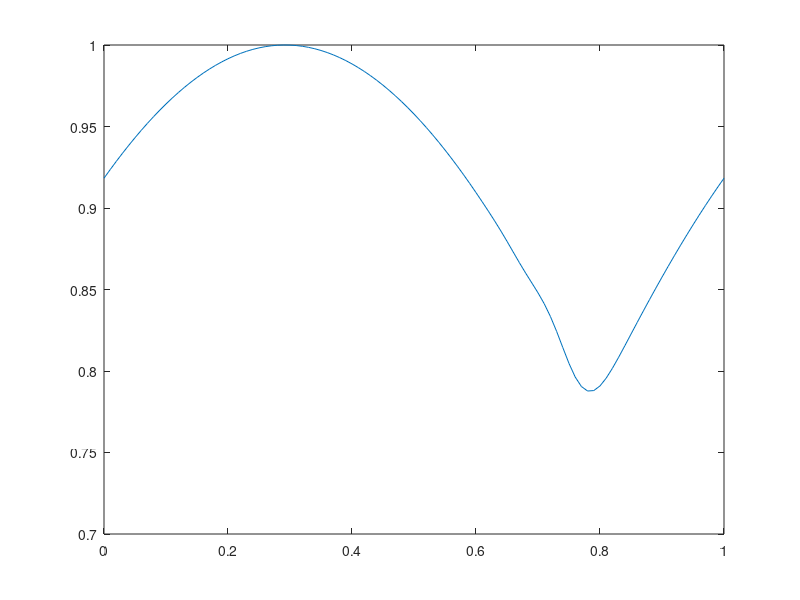

Recreate this plot in MATLAB.
%%%%%%%%%%%%%%%%%%%%%%%%%%%%%%%%%%%%%%%%%%%%%%%%%%%%%%%%%%%%%%%%%%%%%%%%%%
% Description: This script implements the Lax Wendroff method to 
% numerically solve the scalar advection equation u_t + au_x = 0. 
% It stores all the parameters that define the desired 
% method.  Stable provided mu=abs(ak/h)<=1 
% Lax Friedrichs scheme
% u_new(j) = (u_old(j-1)+u_old(j+1))/2 - (mu/2)*(u_old(j+1)-u_old(j-1))

% parameters:
%   t0:intitial time
%   tf:final time
%   L:number of spatial grid points 
%   N: number of time grid points
%   f: function that gives inital data
%%%%%%%%%%%%%%%%%%%%%%%%%%%%%%%%%%%%%%%%%%%%%%%%%%%%%%%%%%%%%%%%%%%%%%%%%

%initialize parameters
t0=0;
tf=1;
L=100;
N=100;


%define space mesh
dx = 1/L;
x = 0:dx:1;
x = x';

%set inital funciton  
f = exp(-(x-.5).^2);

% define time mesh
dt = (tf-t0)/N;
t = t0:dt:tf;

%wave speed
a = .8;
%CFL number
mu = a*dt/dx;

%preallocate u, set initial u value to f
u = zeros(N+1,L+1);
u(:,1) = f;


%loop through time
for j=1:L
    for k=2:N
        u(k,j+1) = u(k,j) - (mu/2)*(u(k+1,j)-u(k-1,j)) + (mu^2/2)*(u(k+1,j)-2*u(k,j)+u(k-1,j));
    end
    % I code in the exact values at the endpoints.
    k=1;
    % u(k-1) = u(0) = u(N)
    u(k,j+1) = u(k,j) - (mu/2)*(u(k+1,j)-u(N,j)) + (mu^2/2)*(u(k+1,j)-2*u(k,j)+u(N,j));
    k=N+1;
    % u(k+1) = u(N+2) = u(2)
    u(k,j+1) = u(k,j) - (mu/2)*(u(2,j)-u(k-1,j)) + (mu^2/2)*(u(2,j)-2*u(k,j)+u(k-1,j));
    
    
end


clf
%figure(glf)
% hold on
for i=1:L
   
    plot(x,u(:,i))
	axis([0 1 .7 1])
    pause(.05)
    drawnow
end
%hold off